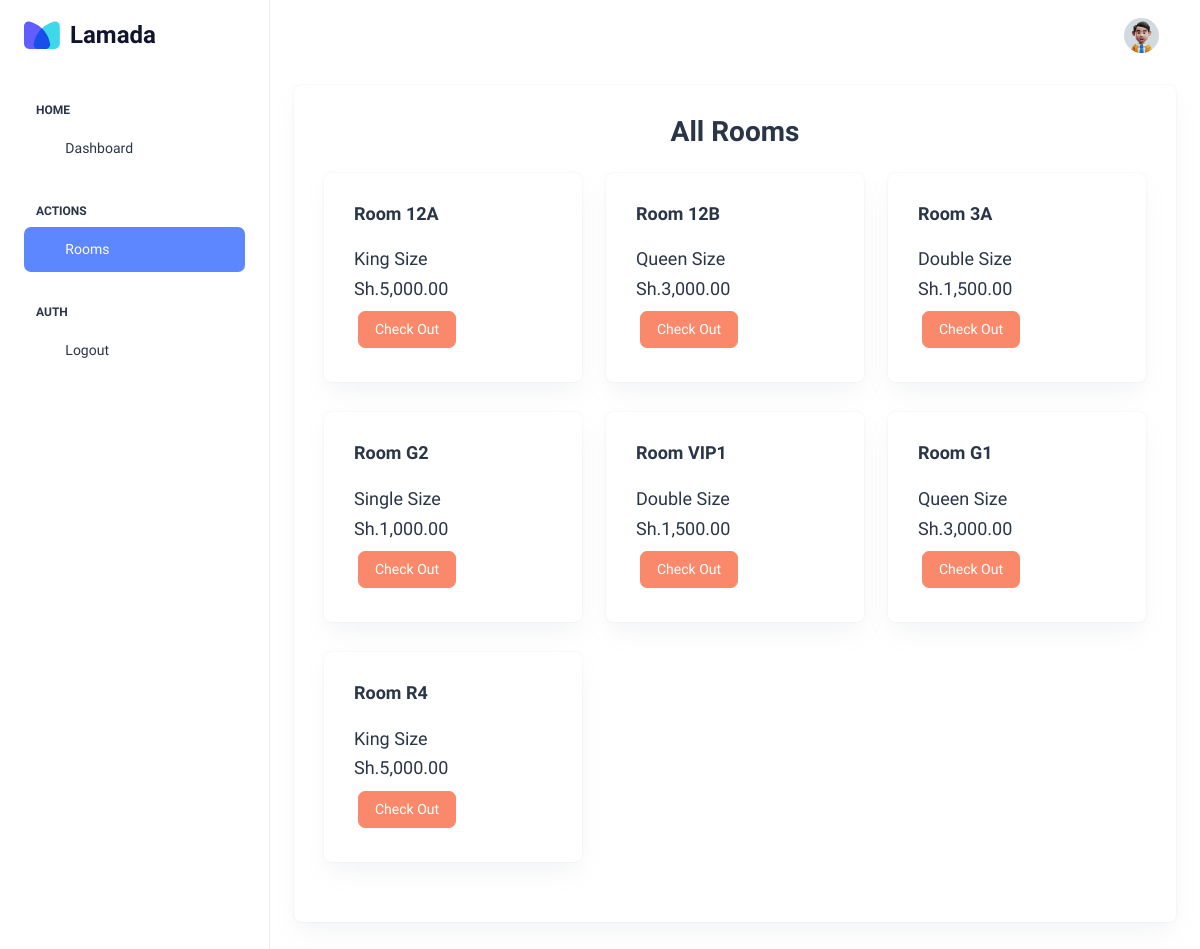
Screenshot of /rooms (signed in) with the database file from the repository.
### tables this page shows
CREATE TABLE 'rooms' (
    'id' INTEGER PRIMARY KEY AUTOINCREMENT,
    'type' CHAR(30) NOT NULL,
    'status' BIT NOT NULL DEFAULT 1,
    'rate' INTEGER NOT NULL,
    'room_number' CHAR(30) NOT NULL
);

### app.py (the view)
@app.route("/rooms", methods=["GET", "POST"])
@login_required
def rooms():
    rows = db.execute("SELECT room_number, type, rate, status FROM rooms")
    user = db.execute("SELECT role from users WHERE id = ?", session["user_id"])
    if user[0]["role"] == "receptionist":
        return render_template("recep-room.html", rooms=rows)
    return render_template("rooms.html", rooms=rows)

### app.py (called while the page is built)
@app.after_request
def after_request(response):
    response.headers["Cache-Control"] = "no-cache, no-store, must-revalidate"
    response.headers["Expires"] = 0
    response.headers["Pragma"] = "no-cache"
    return response

@app.context_processor
def user_details():
    if request.path == "/login":
        return {}
    row = db.execute(
        "SELECT first_name, last_name, role FROM users WHERE id = ?", session["user_id"]
    )
    return dict(user=row[0])

### helpers.py (called while the page is built)
def login_required(f):
    @wraps(f)
    def decorated_function(*args, **kwargs):
        if session.get("user_id") is None:
            return redirect("/login")
        return f(*args, **kwargs)
    return decorated_function

def kes(value):
    return f"Sh.{value:,.2f}"

### templates/recep-room.html (shortened to what this page needs)
<!DOCTYPE html>
<html lang="en">
  <head>
    <link
      rel="stylesheet"
      href="https://cdn.jsdelivr.net/npm/bootstrap@4.0.0/dist/css/bootstrap.min.css"
    />
    <link
      rel="stylesheet"
      href="https://cdn.jsdelivr.net/npm/intl-tel-input@18.1.1/build/css/intlTelInput.css"
    />
    <link rel="stylesheet" href="../static/css/styles.min.css" />
  </head>
  <body>
    <div
      class="page-wrapper"
      id="main-wrapper"
      data-layout="vertical"
      data-navbarbg="skin6"
      data-sidebartype="full"
      data-sidebar-position="fixed"
      data-header-position="fixed"
    >
      <aside class="left-sidebar">
        <div>
          <div
            class="brand-logo d-flex align-items-center justify-content-between"
          >
            <a
              href="/"
              class="text-nowrap logo-img"
              style="display: flex; align-items: center"
            >
              <img src="../static/images/icon.svg" width="36" alt="" />
              <span
                style="
                  font-weight: 700;
                  font-size: 24px;
                  color: #11142d;
                  padding-left: 10px;
                "
                >Lamada</span
              >
            </a>
          </div>
          <nav class="sidebar-nav scroll-sidebar" data-simplebar="">
            <ul id="sidebarnav">
              <li class="nav-small-cap">
                <span class="hide-menu">Home</span>
              </li>
              <li class="sidebar-item">
                <a class="sidebar-link" href="/" aria-expanded="false">
                  <span>
                    <i class="ti ti-layout-dashboard"></i>
                  </span>
                  <span class="hide-menu">Dashboard</span>
                </a>
              </li>
              <li class="nav-small-cap">
                <span class="hide-menu">ACTIONS</span>
              </li>
              <li class="sidebar-item">
                <a class="sidebar-link" href="/rooms" aria-expanded="false">
                  <span>
                    <i class="ti ti-bed"></i>
                  </span>
                  <span class="hide-menu">Rooms</span>
                </a>
              </li>
              <li class="nav-small-cap">
                <span class="hide-menu">AUTH</span>
              </li>
              <li class="sidebar-item">
                <a class="sidebar-link" href="/logout" aria-expanded="false">
                  <span>
                    <i class="ti ti-login"></i>
                  </span>
                  <span class="hide-menu">Logout</span>
                </a>
              </li>
            </ul>
          </nav>
        </div>
      </aside>
      <div class="body-wrapper">
        <header class="app-header">
          <nav class="navbar navbar-expand-lg navbar-light">
            <div
              class="navbar-collapse justify-content-end px-0"
              id="navbarNav"
            >
              <ul
                class="navbar-nav flex-row ms-auto align-items-center justify-content-end"
              >
                <li class="nav-item dropdown">
                  <a
                    class="nav-link nav-icon-hover"
                    href="javascript:void(0)"
                    id="drop2"
                    data-bs-toggle="dropdown"
                    aria-expanded="false"
                  >
                    <img
                      src="../static/images/user.jpg"
                      alt=""
                      width="35"
                      height="35"
                      class="rounded-circle"
                    />
                  </a>
                </li>
              </ul>
            </div>
          </nav>
        </header>
        <div class="container-fluid">
          <div class="card">
            <div class="card-body">
              <h2 class="mb-4 text-center fw-semibold">All Rooms</h2>
              <div class="row">
                {% for room in rooms%}
                <div class="room col-md-4">
                  <div class="card">
                    <div class="card-body">
                      <h5 class="card-title fw-semibold mb-4">
                        Room
                        <span class="rm-number"
                          >{{room['room_number'].upper()}}</span
                        >
                      </h5>
                      <h5 class="card-title rm-type">
                        {{room['type'].capitalize()}} Size
                      </h5>
                      <h5 class="card-title rm-rate">{{room['rate'] | kes}}</h5>
                      <button
                        type="button"
                        class="btn btn-primary"
                        data-toggle="modal"
                        data-target="#bookRoom"
                      >
                      </button>
                    </div>
                  </div>
                </div>
                {%endfor%}
              </div>
            </div>
          </div>
        </div>
      </div>
    </div>
  </body>
</html>

### rows the page displays
rooms: room_number "12A", type "King", rate|kes "Sh.5,000.00"
rooms: room_number "12B", type "Queen", rate|kes "Sh.3,000.00"
rooms: room_number "3A", type "Double", rate|kes "Sh.1,500.00"
rooms: room_number "G2", type "Single", rate|kes "Sh.1,000.00"
rooms: room_number "VIP1", type "Double", rate|kes "Sh.1,500.00"
rooms: room_number "G1", type "Queen", rate|kes "Sh.3,000.00"
rooms: room_number "R4", type "King", rate|kes "Sh.5,000.00"
